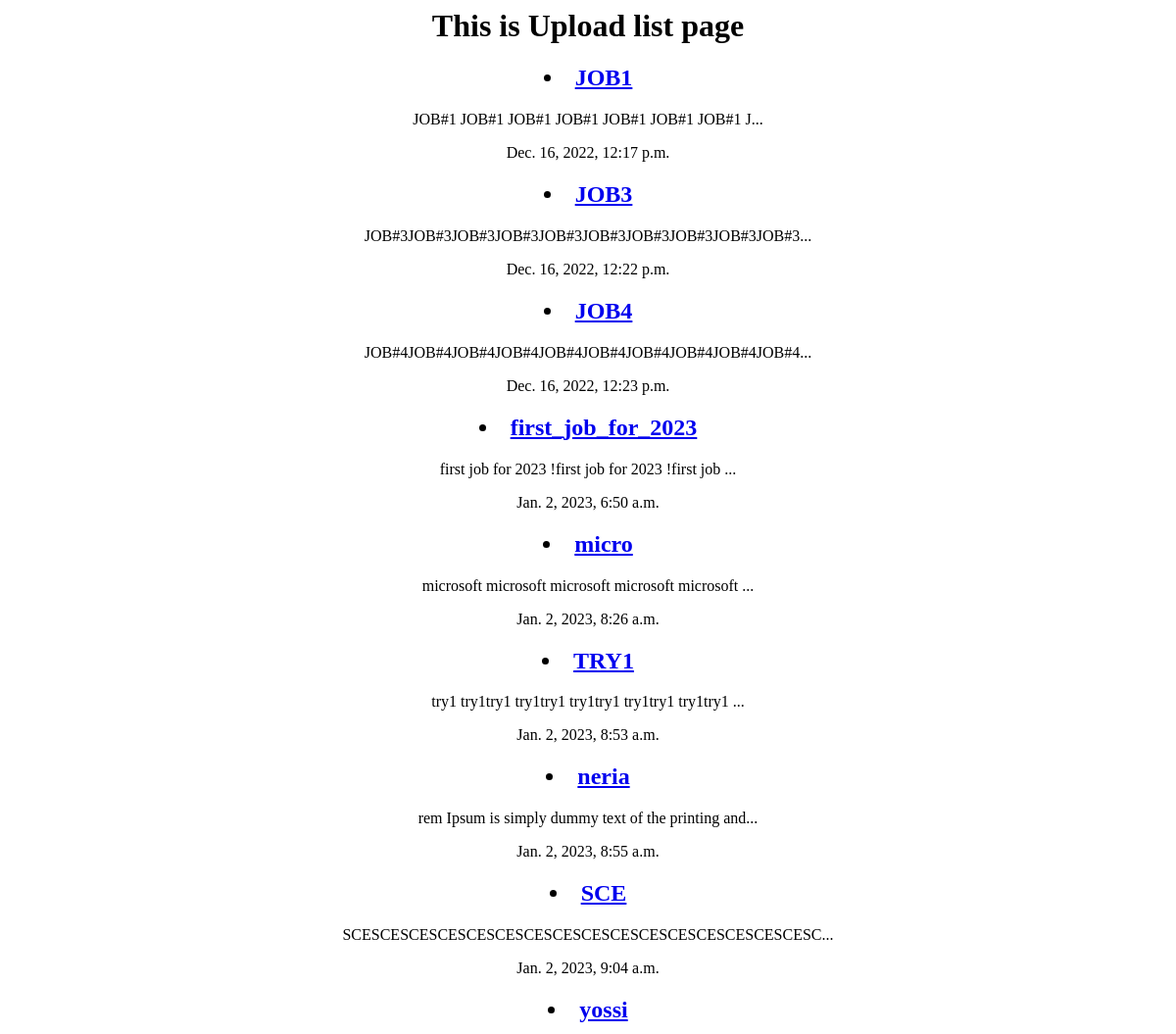
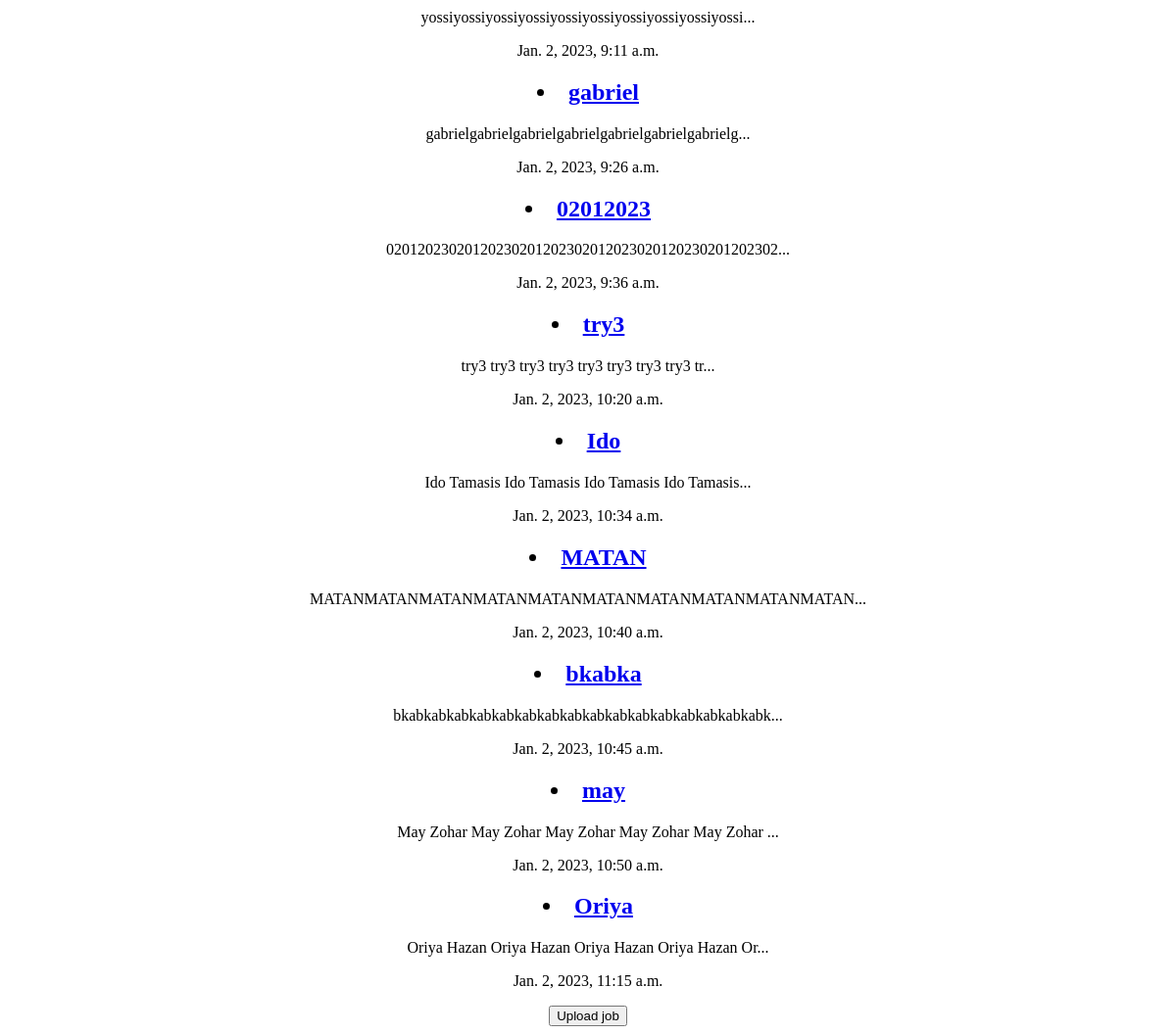
The app's page /jobs/, older data (2 pictures, top to bottom).
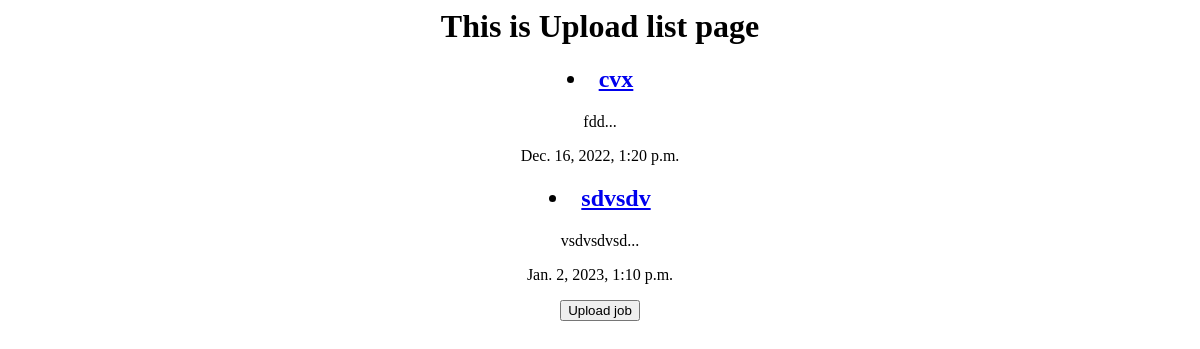
The same page, newer data.
### jobs/models.py (models this page shows, shortened)
class Upload(models.Model): #The dataBase knows to create a table for this model
    title=models.CharField(max_length=60,null=True)
    subTitle=models.CharField(max_length=100)
    slug=models.SlugField(unique=True)
    body=models.TextField(max_length=200)
    date=models.DateTimeField(auto_now_add=True) #automaticly applied
    category = models.IntegerField(choices=FIELD_CHOICES, default=1)
    salaryRange = models.IntegerField(choices=SALARY_CHOICES, default=1)
    yearsexp = models.IntegerField(choices=YEARS_CHOICES, default=1)
    education=models.CharField(max_length=60,null=True)
    time=models.IntegerField(choices=TIME_CHOICES, default=1)
    hybrid=models.BooleanField(default=True)
    def __str__(self):
        return self.title
    def snippet(self):
        return self.body[:50]+'...' #take from 0 to 50 characters

### jobs/views.py (the view)
# urls.py: path('',views.Upload_list,name='list'),
def Upload_list(request):
    uploads=Upload.objects.all().order_by('date')
    return render(request,'jobs/Upload_list.html',{'uploads':uploads})

### jobs/templates/jobs/Upload_list.html (shortened to what this page needs)
<html>
    <head>
        <center>
    </head>
    <body>
        <h1>This is Upload list page</h1>
        <div class="uploads">
            {% for upload in uploads %}
                <div class="upload">
                  <h2>  <li><a href="{% url 'detail' upload  %}">{{upload.title}}</a></li></h2>
                    <p>{{upload.snippet}}</p>
                    <p>{{upload.date}}</p>
                </div>
            {% endfor %}
            <a href="{% url 'upload' %}">
            <button>Upload job</button>
            </a>
        </div>
    </body>
</html>

Row changes from the older to the newer data that the page shows:
removed Upload: title "JOB1", snippet "JOB#1 JOB#1 JOB#1 JOB#1 JOB#1 JOB#1 JOB#1 J...", date "Dec. 16, 2022, 12:17 p.m."
removed Upload: title "JOB3", snippet "JOB#3JOB#3JOB#3JOB#3JOB#3JOB#3JOB#3JOB#3JOB#3JOB#3...", date "Dec. 16, 2022, 12:22 p.m."
removed Upload: title "JOB4", snippet "JOB#4JOB#4JOB#4JOB#4JOB#4JOB#4JOB#4JOB#4JOB#4JOB#4...", date "Dec. 16, 2022, 12:23 p.m."
removed Upload: title "first_job_for_2023", snippet "first job for 2023 !first job for 2023 !first job ...", date "Jan. 2, 2023, 6:50 a.m."
removed Upload: title "micro", snippet "microsoft microsoft microsoft microsoft microsoft ...", date "Jan. 2, 2023, 8:26 a.m."
removed Upload: title "TRY1", snippet "try1 try1try1 try1try1 try1try1 try1try1 try1try1 ...", date "Jan. 2, 2023, 8:53 a.m."
removed Upload: title "neria", snippet "rem Ipsum is simply dummy text of the printing and...", date "Jan. 2, 2023, 8:55 a.m."
removed Upload: title "SCE", snippet "SCESCESCESCESCESCESCESCESCESCESCESCESCESCESCESCESC...", date "Jan. 2, 2023, 9:04 a.m."
removed Upload: title "yossi", snippet "yossiyossiyossiyossiyossiyossiyossiyossiyossiyossi...", date "Jan. 2, 2023, 9:11 a.m."
removed Upload: title "gabriel", snippet "gabrielgabrielgabrielgabrielgabrielgabrielgabrielg...", date "Jan. 2, 2023, 9:26 a.m."
removed Upload: title "02012023", snippet "02012023020120230201202302012023020120230201202302...", date "Jan. 2, 2023, 9:36 a.m."
removed Upload: title "try3", snippet "try3 try3 try3 try3 try3 try3 try3 try3 tr...", date "Jan. 2, 2023, 10:20 a.m."
removed Upload: title "Ido", snippet "Ido Tamasis Ido Tamasis Ido Tamasis Ido Tamasis...", date "Jan. 2, 2023, 10:34 a.m."
removed Upload: title "MATAN", snippet "MATANMATANMATANMATANMATANMATANMATANMATANMATANMATAN...", date "Jan. 2, 2023, 10:40 a.m."
removed Upload: title "bkabka", snippet "bkabkabkabkabkabkabkabkabkabkabkabkabkabkabkabkabk...", date "Jan. 2, 2023, 10:45 a.m."
removed Upload: title "may", snippet "May Zohar May Zohar May Zohar May Zohar May Zohar ...", date "Jan. 2, 2023, 10:50 a.m."
removed Upload: title "Oriya", snippet "Oriya Hazan Oriya Hazan Oriya Hazan Oriya Hazan Or...", date "Jan. 2, 2023, 11:15 a.m."
added Upload: title "cvx", snippet "fdd...", date "Dec. 16, 2022, 1:20 p.m."
added Upload: title "sdvsdv", snippet "vsdvsdvsd...", date "Jan. 2, 2023, 1:10 p.m."
